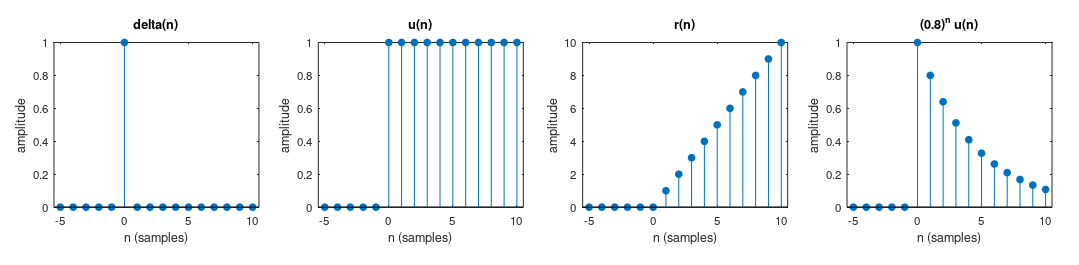

The MATLAB source for this figure:
% COU 07506 - Week 1, Task 1.4: elementary sequences in GNU Octave
% MAIMUNA SHABANI HAJI - 250242423358 - Group 30
% Run with:  octave --no-gui week01_task1_4.m

n = -5:10;                      % range is inclusive in Octave (np.arange(-5, 11) in Python)
delta = double(n == 0);         % logical -> double, like .astype(float)
step  = double(n >= 0);
ramp  = n .* step;              % .* is element-wise multiplication
expo  = 0.8 .^ n .* step;       % .^ is element-wise power

seqs   = {delta, step, ramp, expo};
titles = {'delta(n)', 'u(n)', 'r(n)', '(0.8)^n u(n)'};

h = figure('visible', 'off');
set(h, 'paperunits', 'inches', 'paperposition', [0 0 13 3.2]);
for k = 1:4                     % Octave indexing starts at 1, not 0
  subplot('position', [0.05 + (k-1)*0.245, 0.22, 0.19, 0.62]);   % leave room for titles/labels
  stem(n, seqs{k}, 'filled');
  title(titles{k}); xlabel('n (samples)'); ylabel('amplitude');
  xlim([-5.5 10.5]);
end
print(h, '-dpng', '-r100', 'week01_octave_sequences.png');
disp('Saved week01_octave_sequences.png');
